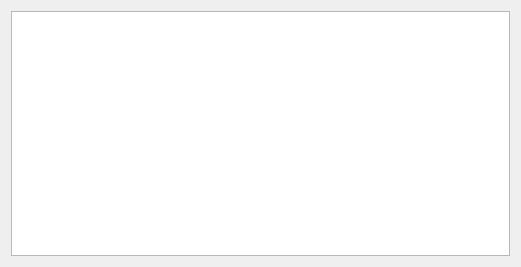
<?xml version="1.0" encoding="UTF-8"?>
<ui version="4.0">
 <class>Table</class>
 <widget class="QWidget" name="Table">
  <property name="geometry">
   <rect>
    <x>0</x>
    <y>0</y>
    <width>521</width>
    <height>267</height>
   </rect>
  </property>
  <property name="windowTitle">
   <string>Table</string>
  </property>
  <layout class="QGridLayout" name="gridLayout">
   <item row="0" column="0">
    <widget class="QTableView" name="tableView">
     <property name="alternatingRowColors">
      <bool>true</bool>
     </property>
     <property name="selectionBehavior">
      <enum>QAbstractItemView::SelectItems</enum>
     </property>
     <property name="sortingEnabled">
      <bool>true</bool>
     </property>
    </widget>
   </item>
  </layout>
 </widget>
 <resources/>
 <connections/>
</ui>
